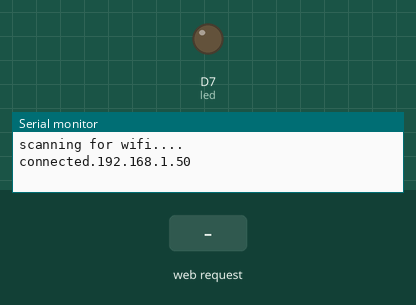
This sketch was run on a simulated ESP8266 (NodeMCU). Parts: output pins drawn as LEDs (lit = HIGH), the last lines printed to the serial monitor. The test bench sets the inputs (shaded band). WiFi joins after 1.5 s; servers stay silent unless stated.

Above: at 2.7 s.
2.8 s: HTTP request GET /ledon received
At 3.3 s:
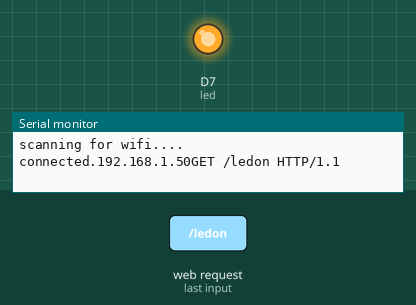
4.3 s: HTTP request GET /ledoff received
At 5.7 s:
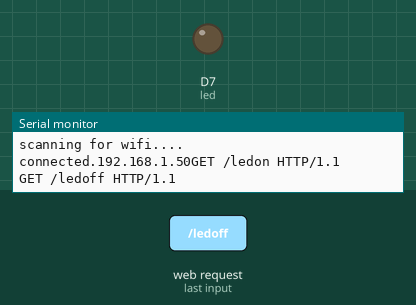
Timing chart, 0 to 7.3 s (numbered marks = the images above; inputs shaded):
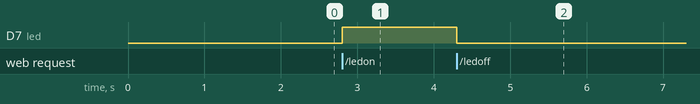

Measured:
- after the input at 2.8 s, D7 (led): LOW → HIGH at once
- after the input at 4.3 s, D7 (led): HIGH → LOW at once

The sketch:

led_on_and_off.ino
```cpp
#include<ESP8266WiFi.h>

#define led D7

WiFiClient client01;
WiFiServer server(80);  //port number where the server listens to...

void setup()  {
  Serial.begin(9600);
  WiFi.begin("kaushal's phone", "987654321");
  pinMode(led, OUTPUT);
  while(WiFi.status() != WL_CONNECTED)  {
    Serial.println("scanning for wifi.... ");
    delay(1500);
    }
    Serial.print("connected.");
    Serial.print(WiFi.localIP());
    server.begin();
}

void loop()  {
  client01 = server.available();
  String request;
    if(client01 == 1)  {
      request = client01.readStringUntil('\n');
      Serial.println(request);
      request.trim();
      }
    if(request == "GET /ledon HTTP/1.1")  {
        digitalWrite(led, HIGH);
      }
    if(request == "GET /ledoff HTTP/1.1")  {
        digitalWrite(led, LOW);
      }
}
```
